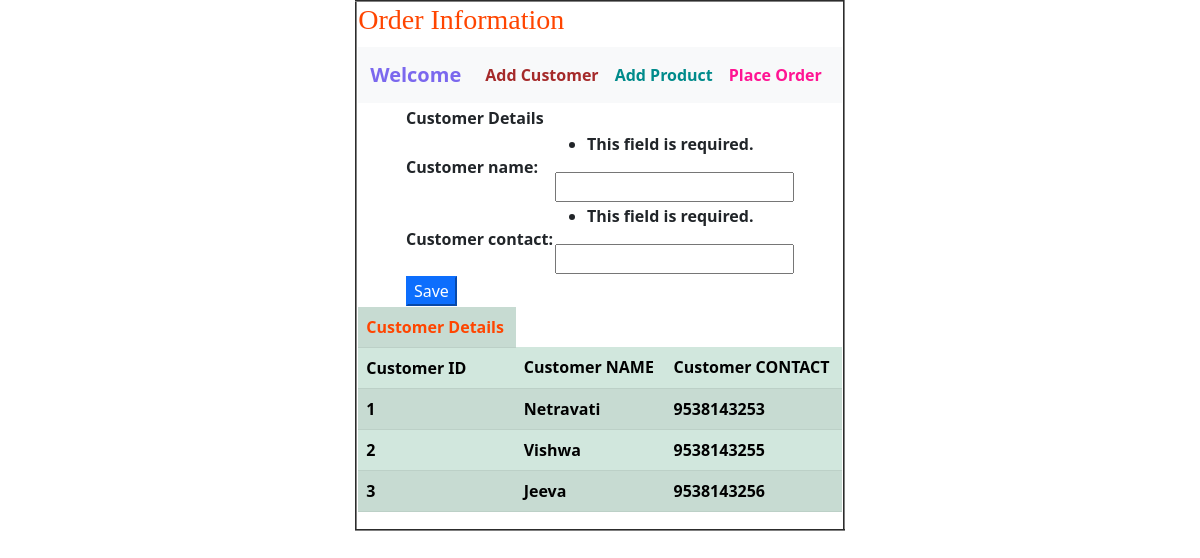
The page / on the database its author committed.
### app21/models.py (models this page shows, shortened)
class CustomerModel(models.Model):
    customer_id = models.AutoField(primary_key=True)
    customer_name = models.CharField(max_length=100)
    customer_contact = models.IntegerField()

### app21/views.py (the view)
# urls.py: path('',views.showIndex, name= 'main'),
def showIndex(request):
    cf = CustomerForm(request.POST)
    if request.method == "POST":
        cf.save()
        return redirect('main')
    else:
        return render(request,"index.html",{"cform":cf,"cdata":CustomerModel.objects.all()})

### app21/forms.py
class CustomerForm(forms.ModelForm):
    class Meta:
        model = CustomerModel
        fields = "__all__"

### templates/index.html (shortened to what this page needs)
{% extends 'common.html' %}
{% block content %}
    <form action="{% url 'main' %}" method="post">
    <table align="center">
        <tr>
            <th>
                Customer Details
            </th>
        </tr>
        {{ cform }}
        <tr>
            <th>
                <button type="submit" class="btn-primary">Save</button>
            </th>
        </tr>
    </table>
    </form>
    <table align="center" class="table table-success table-striped">
        <tr style="color: orangered; padding: 10px">
            <th>Customer Details</th>
        </tr>
        <tr>
            <th>Customer ID</th>
            <th>Customer NAME</th>
            <th>Customer CONTACT</th>
        </tr>
        {% for customer in cdata %}
            <tr>
                <th>{{ customer.customer_id }}</th>
                <th>{{ customer.customer_name }}</th>
                <th>{{ customer.customer_contact }}</th>
            </tr>
        {% endfor %}
    </table>
{% endblock %}

### rows shown on the page
CustomerModel: customer_id "1", customer_name "Netravati", customer_contact "9538143253"
CustomerModel: customer_id "2", customer_name "Vishwa", customer_contact "9538143255"
CustomerModel: customer_id "3", customer_name "Jeeva", customer_contact "9538143256"
